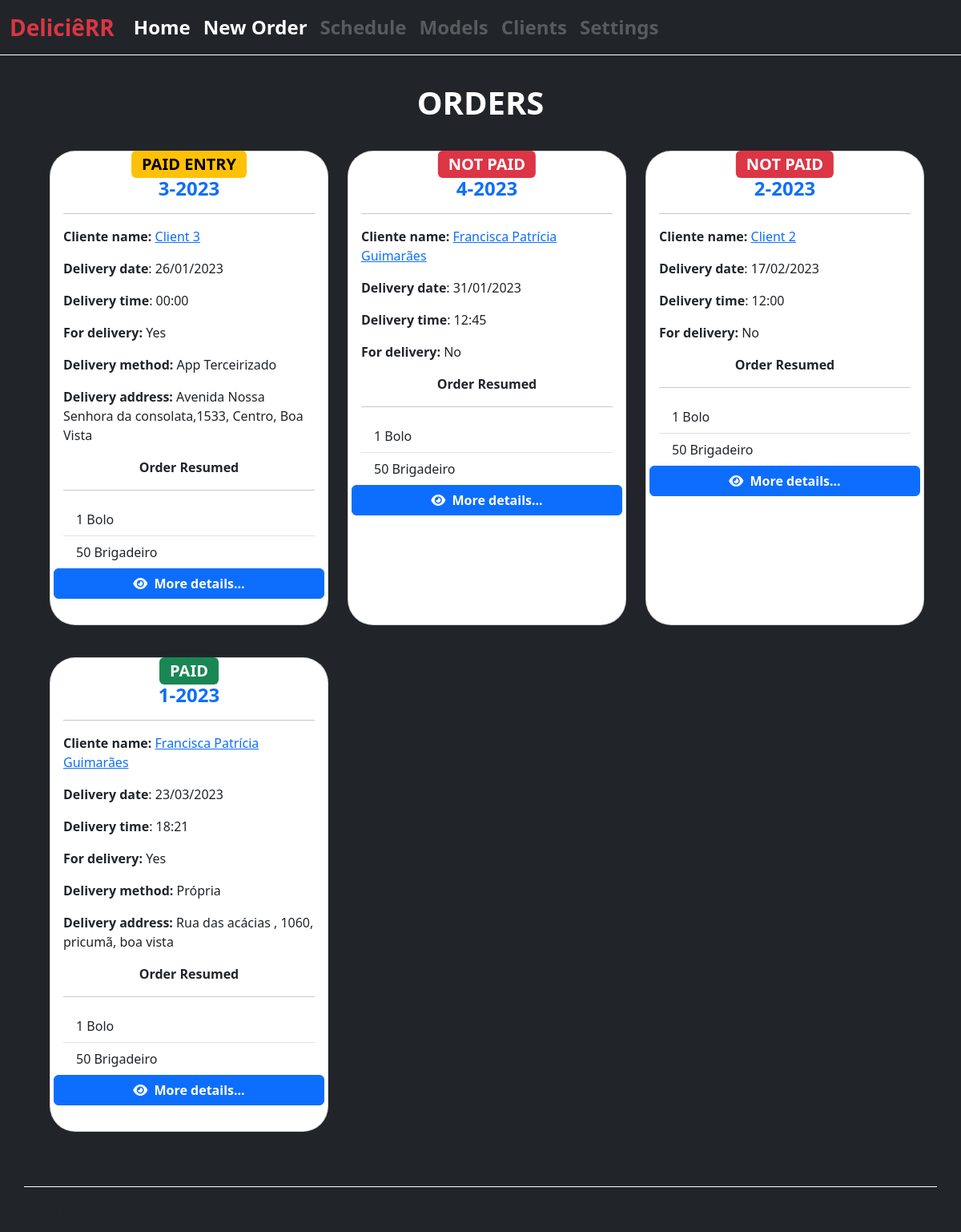
/, run on an earlier commit of the app's database.
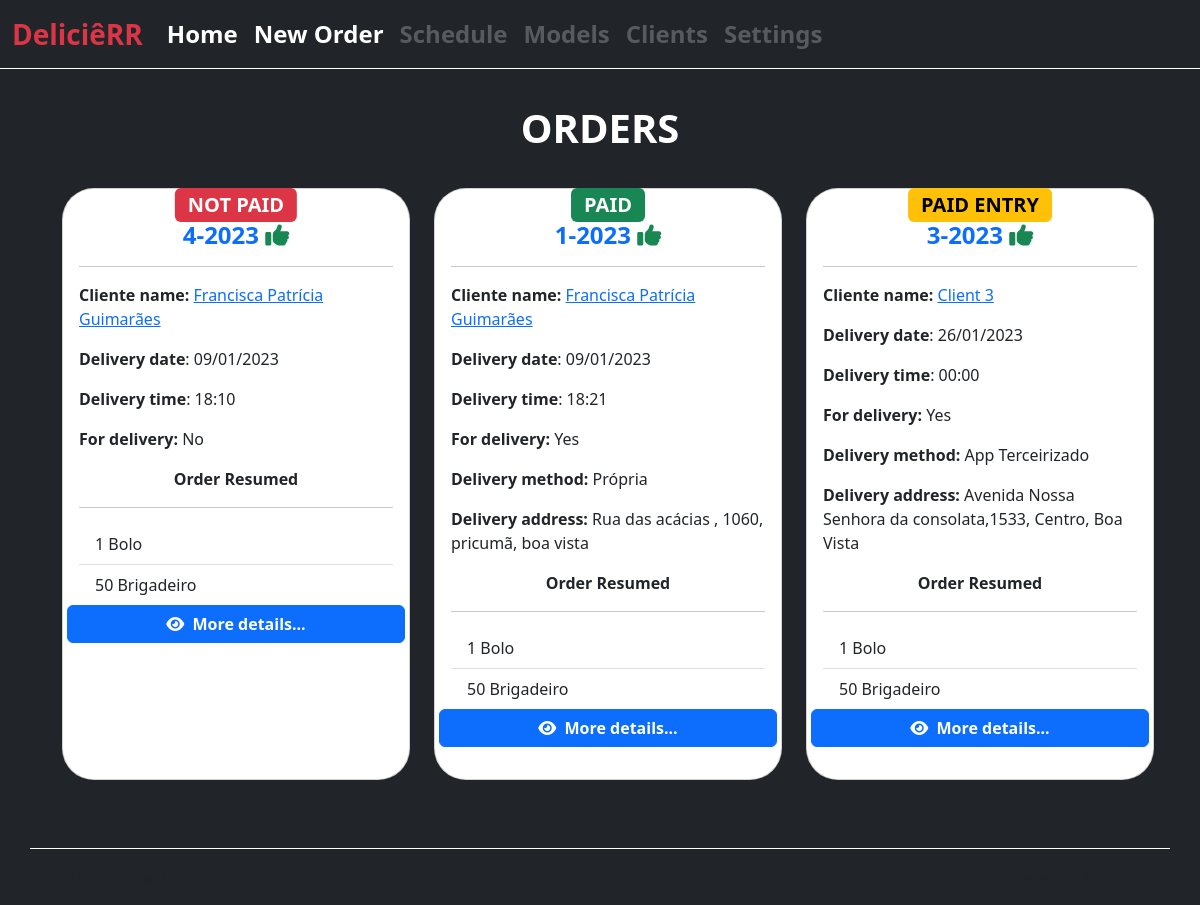
And on a later commit of the database.
### orders/models.py (models this page shows)
class Order (models.Model):
    created_at = models.DateTimeField(auto_now_add=True)
    updated_at = models.DateTimeField(auto_now=True)
    client = models.ForeignKey(Client, on_delete=models.CASCADE)
    total = models.FloatField(default=0.0)
    delivery_date = models.DateTimeField(
        'Delivery Date', auto_now=False, auto_now_add=False)
    for_delivery = models.BooleanField()
    delivery_method = models.CharField(
        choices=(
            ('P', 'Própria'),
            ('T', 'App Terceirizado')
        ),
        max_length=1,
        blank=True
    )
    delivery_address = models.CharField(blank=True, max_length=300)
    comments = models.TextField(max_length=500, blank=True)
    status_order = models.CharField(
        choices=(
            ('CR', 'CREATED'),
            ('CL', 'CANCELED'),
            ('CF', 'CONFIRMED'),
            ('FN', 'FINISHED'),
        ),
        max_length=2,
        default='CR',
    )
    payment_form = models.CharField(
        _("Payment Form"),
        max_length=2,
        blank=True,
        choices=(
            ('CS', _('CASH')),
            ('CC', _('CREDIT CARD')),
            ('DC', _('DEBIT CARD')),
            ('PX', _('PIX')),
        ),
        default='PX',
    )
    status_payment = models.CharField(
        choices=(
            ('NP', 'NOT PAID'),
            ('PG', 'PAID'),
            ('PE', 'PAID ENTRY'),
        ),
        max_length=2,
        blank=True,
        default='NP',
    )
    class Meta:
        verbose_name = 'Order'
        verbose_name_plural = 'Orders'
    def __str__(self):
        return str(f'{self.pk}-{self.delivery_date.year}')

### clients/models.py (models this page shows, shortened)
class Client(models.Model):
    name = models.CharField(_("Name"), max_length=300)
    celphone = models.CharField(
        _("Celphone"),
        max_length=15,
        blank=False,
        unique=True,
    )
    address = models.CharField(_("Address"), max_length=500, blank=True)
    birthday = models.DateField(
        _("Birthday"),
        auto_now=False,
        auto_now_add=False,
        blank=True,
        null=True,
    )
    class Meta:
        verbose_name = 'Client'
        verbose_name_plural = 'Clients'

### orders/views.py (the view)
# urls.py: path('', views.OrderListViewHome.as_view(),
class OrderListViewHome(OrderListViewBase):
    template_name = 'orders/pages/home.html'

### orders/views.py (called while the page is built)
    def get_queryset(self, *args, **kwargs):
        qs = super().get_queryset(*args, **kwargs)
        qs = qs.exclude(
            status_order='CL',
        )
        return qs

### orders/templates/orders/pages/home.html (shortened to what this page needs)
{% extends "global/base.html" %}
{% block title_section %}
    ORDERS
{% endblock title_section %}
{% block content %}
<div class="d-flex">
    <div id="order-list" class="container px-4 py-1">
        <div class="row row-cols-1 row-cols-md-2 row-cols-lg-3 row-cols-xl-3 align-items-stretch g-4 py-2">
            {% for order in orders %}
                {% include 'orders/partials/order.html' %}
            {% empty %}
                <div class="col-12 text-white">
                    <div class="row">
                        <h1>No Orders To Show</h1>
                    </div>
                </div>
            {% endfor %}
        </div>
    </div>
</div>
{% endblock content %}

### orders/templates/orders/partials/order.html (shortened to what this page needs)
<div class="col pb-3">
    <div class="card h-100 w-100  text-white bg-white rounded-5 m-2">
        <div class="card-body text-dark">
            <p class="position-relative">
                <span
                    {% if order.status_payment == 'PG' %}
                        class=" position-absolute top-50 start-50 badge translate-middle text-bg-success fs-5"
                    {% elif order.status_payment == 'NP'%}
                        class=" position-absolute top-50 start-50 badge translate-middle text-bg-danger fs-5"
                    {% else %}
                        class=" position-absolute top-50 start-50 badge translate-middle text-bg-warning fs-5"
                    {% endif %}
                >
                    {{ order.get_status_payment_display }}
                </span>
            </p>
            <h4 class="text-center card-title">
                <a href="#" class="text-decoration-none fw-semibold">
                    {{ order }}
                </a>
                {% if order.status_order == 'CF' %}
                    <i class="fa-solid fa-thumbs-up text-success"></i>
                {% endif %}
            </h4>
            <hr>
            <p class="card-text">
                <b>Cliente name: </b>
                    <a href="./client_detail.html" data-bs-toggle="tooltip"
                        data-bs-title="Click for client details">
                        {{ order.client.name }}
                    </a>
            </p>
            <p class="card-text">
                <b>Delivery date</b>: {{ order.delivery_date|date:"d/m/Y" }}
            </p>
            <p class="card-text">
                <b>Delivery time</b>: {{ order.delivery_date|date:"H:i" }}
            </p>
            <p class="card-text">
                <b>For delivery:</b>
                {% if order.for_delivery %}
                    Yes
                {% else %}
                    No
                {% endif %}
            </p>
                {% if order.for_delivery %}
                    <p class="card-text">
                        <b>Delivery method:</b> {{order.get_delivery_method_display}}
                    </p>
                    <p class="card-text">
                        <b>Delivery address:</b> {{order.delivery_address}}
                    </p>
                {% endif %}
            <p class="card-text text-center"><b>Order Resumed</b></p>
            <hr>
            <ul class="list-group list-group-flush">
                <li class="list-group-item">1 Bolo</li>
                <li class="list-group-item">50 Brigadeiro</li>
            </ul>
            <div class="row">
                <a href="{% url 'orders:show_order' order.id %}"
                class="btn btn-primary btn-block fw-bold">
                    <i class="fa-solid fa-eye me-1"></i>
                    More details...
                </a>
            </div>
        </div>
    </div>
</div>

What changed in the data, as far as the page shows it:
no longer on this page (row edited): Order: status_payment "NOT PAID", id+delivery_date "2-2023", client.name "Client 2", delivery_date "17/02/2023", delivery_date "12:00", for_delivery "No"
changed Order "NOT PAID": status_order "CR" → "CF" (drawn); delivery_date "31/01/2023" → "09/01/2023"; delivery_date "12:45" → "18:10"
changed Order "PAID": status_order "CR" → "CF" (drawn); delivery_date "23/03/2023" → "09/01/2023"
changed Order "PAID ENTRY": status_order "CR" → "CF" (drawn); moves down the list
